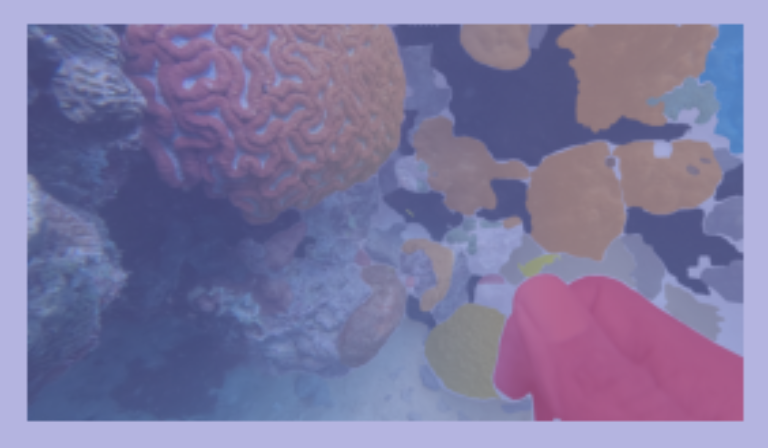
#> input picture reports/seg_real.png, 768 x 448 px; its folder holds only this picture in this run
$ python uw_enhance.py --src ../reports/seg_real.png --image ../reports/seg_real.png
#> lines starting #> are read from the running program, lines starting #| are printed output that depends on the picture
"""
水下图像色彩还原前端（对应项目简介里的「CNN 增强修正色偏」）
================================================================
动机：降质鲁棒性实验发现，Coralscapes 分割模型在 15m 浑浊水下
      活珊瑚估计从 39.7% 崩到 0%（全部判为底质）。
      原因是红光/绿光被海水强烈吸收，图像退化为近单色蓝，模型失效。

本模块提供一个**零训练、可解释**的色彩还原前端，用经典水下图像复原方法：

  1. 红通道补偿 (Galdran et al. 2015)
        R' = R + (mean(G) - mean(R)) · (1 - R) · G
  2. 灰度世界白平衡（去除蓝绿偏）
  3. 逐通道百分位拉伸（恢复对比度）
  4. 可选 CLAHE 局部对比度增强

用法（作为模块）：
    from uw_enhance import enhance
    img2 = enhance(img)

用法（命令行对比）：
    python uw_enhance.py --src data/degraded/L3_far --dst data/enhanced/L3_far
    python uw_enhance.py --image a.jpg --out b.jpg
"""
import argparse
from pathlib import Path

import numpy as np
from PIL import Image

ROOT = Path(__file__).resolve().parent.parent


def _red_compensate(arr: np.ndarray) -> np.ndarray:
    """Galdran 红通道补偿：用 G 的均值补回 R 的缺失。"""
    r, g, b = arr[..., 0], arr[..., 1], arr[..., 2]
    delta = max(0.0, float(g.mean() - r.mean()))
    r2 = r + delta * (1.0 - r) * g
    return np.clip(np.stack([r2, g, b], axis=-1), 0, 1)


def _gray_world(arr: np.ndarray) -> np.ndarray:
    means = arr.reshape(-1, 3).mean(axis=0)
    target = float(means.mean())
    gain = target / np.maximum(means, 1e-6)
    # 限制增益幅度，避免过度校正
    gain = np.clip(gain, 0.6, 2.2)
    return np.clip(arr * gain[None, None, :], 0, 1)


def _stretch(arr: np.ndarray, lo=1.0, hi=99.0) -> np.ndarray:
    out = np.empty_like(arr)
    for c in range(3):
        ch = arr[..., c]
        a, b = np.percentile(ch, lo), np.percentile(ch, hi)
        if b - a < 1e-6:
            out[..., c] = ch
        else:
            out[..., c] = np.clip((ch - a) / (b - a), 0, 1)
    return out


def _clahe_like(arr: np.ndarray, grid=8, clip=2.0) -> np.ndarray:
    """简化的分块直方图均衡（近似 CLAHE，无需 cv2）。"""
    h, w, _ = arr.shape
    gh, gw = max(1, h // grid), max(1, w // grid)
    out = arr.copy()
    for c in range(3):
        ch = out[..., c]
        for y in range(0, h, gh):
            for x in range(0, w, gw):
                blk = ch[y:y + gh, x:x + gw]
                if blk.size < 16:
                    continue
                hist, _ = np.histogram(blk, bins=64, range=(0, 1))
                # 直方图裁剪
                excess = np.maximum(hist - clip * blk.size / 64, 0).sum()
                hist = np.minimum(hist, clip * blk.size / 64) + excess / 64
                cdf = np.cumsum(hist) / hist.sum()
                out[y:y + gh, x:x + gw, c] = np.interp(blk, np.linspace(0, 1, 64), cdf)
    return np.clip(out, 0, 1)


def enhance(img: Image.Image, clahe=True, verbose=False) -> Image.Image:
    """完整色彩还原流程。输入/输出均为 PIL Image。"""
    arr = np.asarray(img.convert("RGB")).astype(np.float32) / 255.0
    before = arr.reshape(-1, 3).mean(axis=0)
    arr = _red_compensate(arr)
    arr = _gray_world(arr)
    arr = _stretch(arr)
    if clahe:
        arr = _clahe_like(arr)
    if verbose:
        after = arr.reshape(-1, 3).mean(axis=0)
        print(f"    通道均值 R/G/B: {before[0]:.3f}/{before[1]:.3f}/{before[2]:.3f}"
              f"  →  {after[0]:.3f}/{after[1]:.3f}/{after[2]:.3f}")
    return Image.fromarray((arr * 255).astype(np.uint8))


def main():
    ap = argparse.ArgumentParser()
    ap.add_argument("--src")
    ap.add_argument("--dst")
    ap.add_argument("--image")
    ap.add_argument("--out")
    ap.add_argument("--no-clahe", action="store_true")
    args = ap.parse_args()

    if args.image:
        img = Image.open(args.image)
#> img is the input picture: PIL image 768x448 RGB; mean R, G, B 126.8, 120.9, 160.2
        out = enhance(img, clahe=not args.no_clahe, verbose=True)
#> in enhance, `before = arr.reshape(-1, 3).mean(axis=0)`: before = [0.497, 0.474, 0.628]
#> in _red_compensate, `r, g, b = arr[..., 0], arr[..., 1], arr[..., 2]`:
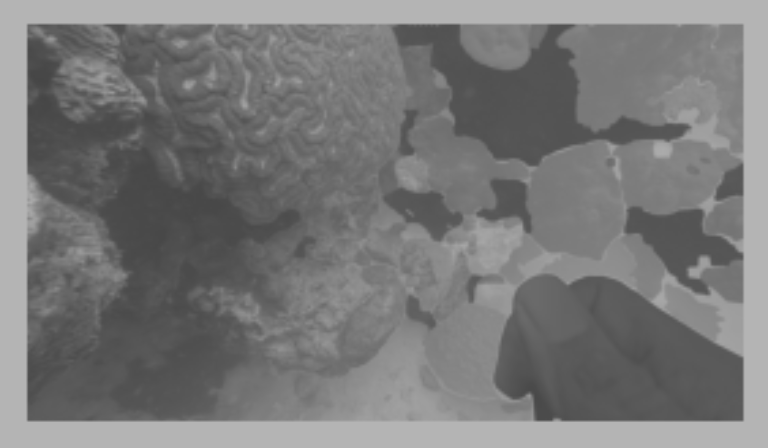
#> g: shape (448, 768) float32; min 0.275, max 0.706, mean 0.474
#> in _red_compensate, `r, g, b = arr[..., 0], arr[..., 1], arr[..., 2]`:
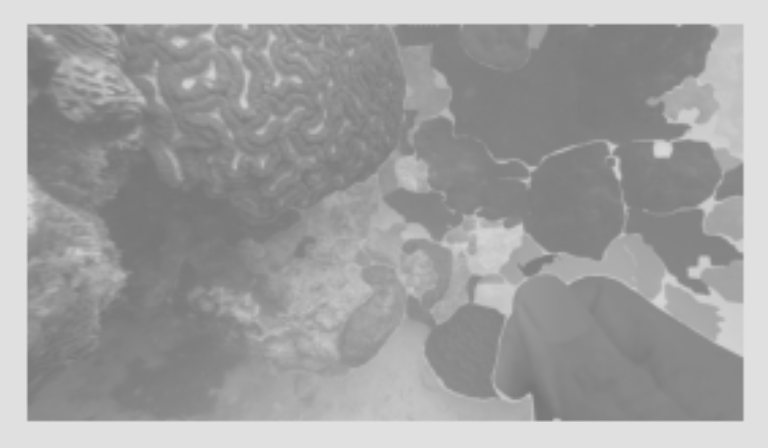
#> b: shape (448, 768) float32; min 0.459, max 0.878, mean 0.628
#> in _red_compensate, `delta = max(0.0, float(g.mean() - r.mean()))`: delta = 0
#> in _gray_world, `means = arr.reshape(-1, 3).mean(axis=0)`: means = [0.497, 0.474, 0.628]
#> in _gray_world, `target = float(means.mean())`: target = 0.533
#> in _gray_world, `gain = target / np.maximum(means, 1e-6)`: gain = [1.07, 1.12, 0.849]
#> in _gray_world, `return np.clip(arr * gain[None, None, :], 0, 1)`:
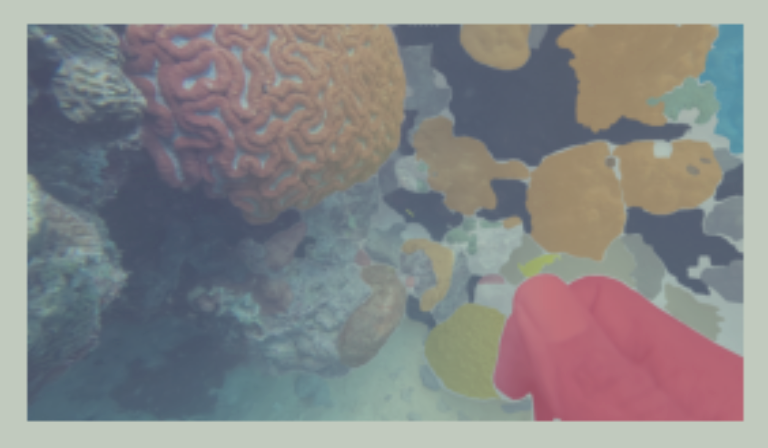
#> returned value: shape (448, 768, 3) float32; mean of channels 0, 1, 2 0.533, 0.533, 0.533; drawn as R, G, B
#> the loop in _stretch, `for c in range(3):` made 3 passes
#> (a, b) on passes 1 to 3: (0.29, 0.757), (0.322, 0.794), (0.403, 0.746)
#> after the loop in _stretch, `for c in range(3):`:
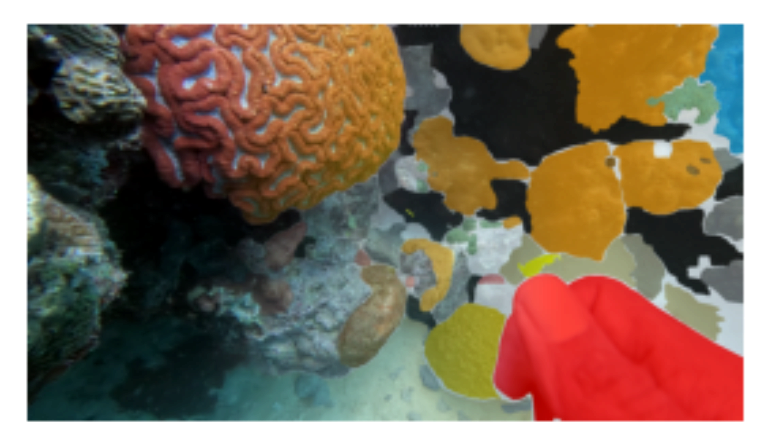
#> out: shape (448, 768, 3) float32; mean R, G, B 0.52, 0.448, 0.38
#> the loop in _clahe_like, `for c in range(3):` made 3 passes
#> pass 1, in _clahe_like, `ch = out[..., c]`:
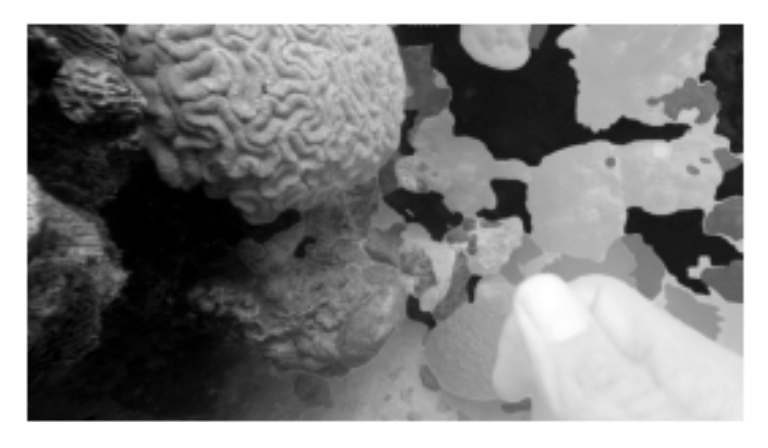
#> ch: shape (448, 768) float32; min 0, max 1, mean 0.52
#> after the loop in _clahe_like, `for c in range(3):`:
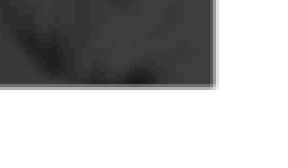
#> blk: shape (56, 96) float32 (shown 3 times larger); min 0.0904, max 1, mean 0.696
#> after the loop in _clahe_like, `for c in range(3):`:
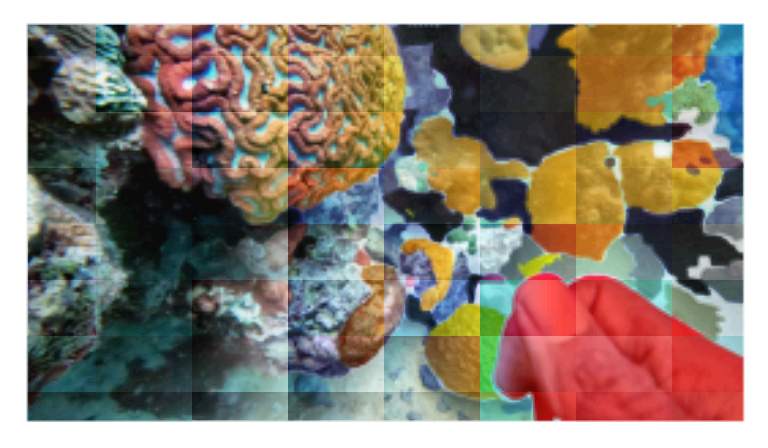
#> out: shape (448, 768, 3) float32; mean R, G, B 0.556, 0.509, 0.462
#> in enhance, `after = arr.reshape(-1, 3).mean(axis=0)`: after = [0.556, 0.509, 0.462]
#|     通道均值 R/G/B: 0.497/0.474/0.628  →  0.556/0.509/0.462
        p = Path(args.out) if args.out else (ROOT / "reports" / "enhanced_demo.jpg")
        out.save(p, quality=95)
        print(f"  → {p}")
        return

    src = Path(args.src)
    if not src.is_absolute():
        src = ROOT / src
    dst = Path(args.dst)
    if not dst.is_absolute():
        dst = ROOT / dst
    dst.mkdir(parents=True, exist_ok=True)
    IMG = {".jpg", ".jpeg", ".png"}
    files = sorted(f for f in src.rglob("*") if f.suffix.lower() in IMG)
    for i, f in enumerate(files):
        try:
            enhance(Image.open(f), clahe=not args.no_clahe).save(dst / f"{f.stem}.jpg", quality=95)
        except Exception as e:
            print(f"  [跳过] {f.name}: {type(e).__name__}")
    print(f"增强完成: {src} → {dst}  ({len(list(dst.glob('*.jpg')))} 张)")


if __name__ == "__main__":
    main()

$ run again, on ai-service/data/corals/img_cache/species-acropora-humilis.jpg
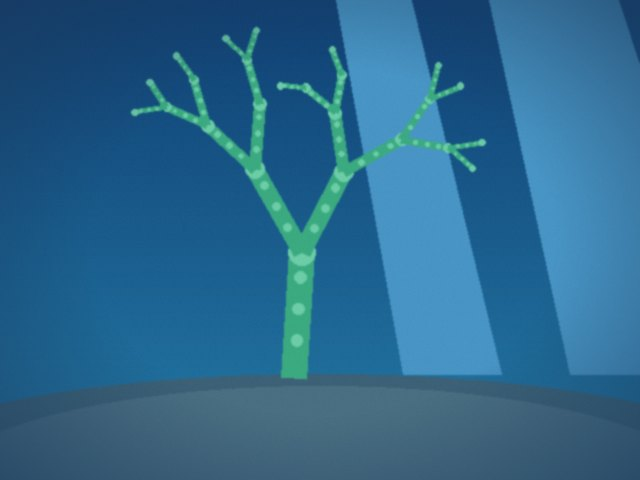
#> input picture ai-service/data/corals/img_cache/species-acropora-humilis.jpg, 640 x 480 px
#> in main, img is the input picture: PIL image 640x480 RGB; mean R, G, B 43.4, 103.3, 141.4
#> before = [0.17, 0.405, 0.555]
#> delta = 0.235
#> means = [0.247, 0.405, 0.555]
#> target = 0.402
#> gain = [1.63, 0.993, 0.725]
#> the loop in _stretch, `for c in range(3):` made 3 passes
#> (a, b) on passes 1 to 3: (0.207, 0.711), (0.242, 0.705), (0.299, 0.563)
#> pass 1, in _stretch, `ch = arr[..., c]`:
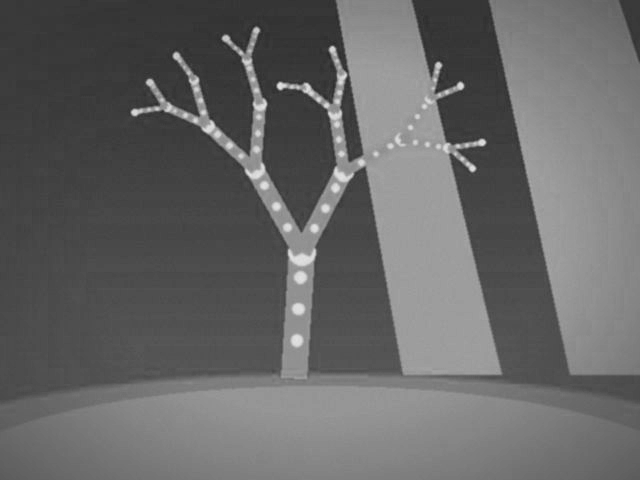
#> ch: shape (480, 640) float32; min 0.148, max 0.897, mean 0.403
#> after the loop in _clahe_like, `for c in range(3):`:
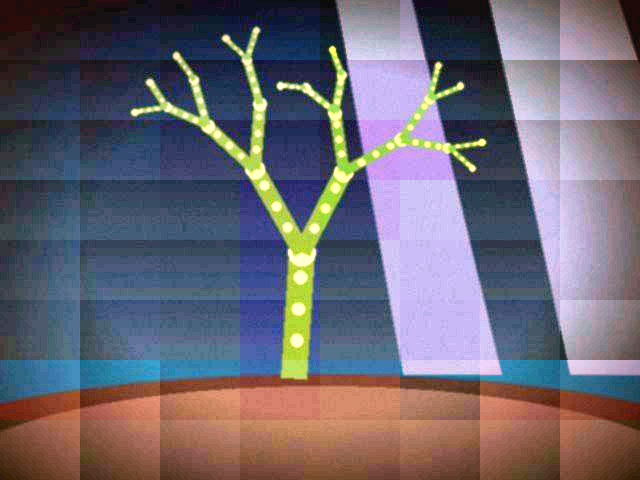
#> out: shape (480, 640, 3) float32; mean R, G, B 0.424, 0.404, 0.45
#> after = [0.424, 0.404, 0.45]
#|     通道均值 R/G/B: 0.170/0.405/0.555  →  0.424/0.404/0.450

$ run again, on ai-service/data/corals/img_cache/species-acropora-hyacinthus.jpg
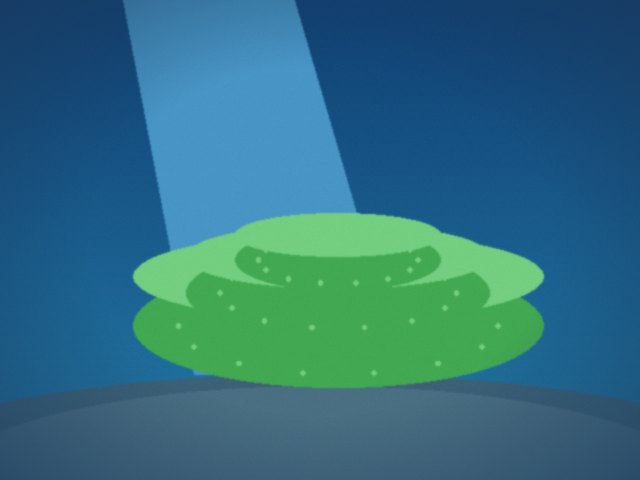
#> input picture ai-service/data/corals/img_cache/species-acropora-hyacinthus.jpg, 640 x 480 px
#> in main, img is the input picture: PIL image 640x480 RGB; mean R, G, B 47.5, 110.4, 128.1
#> before = [0.186, 0.433, 0.502]
#> delta = 0.246
#> means = [0.27, 0.433, 0.502]
#> target = 0.402
#> gain = [1.49, 0.928, 0.799]
#> the loop in _stretch, `for c in range(3):` made 3 passes
#> (a, b) on passes 1 to 3: (0.195, 0.84), (0.226, 0.753), (0.254, 0.618)
#> pass 1, in _stretch, `ch = arr[..., c]`:
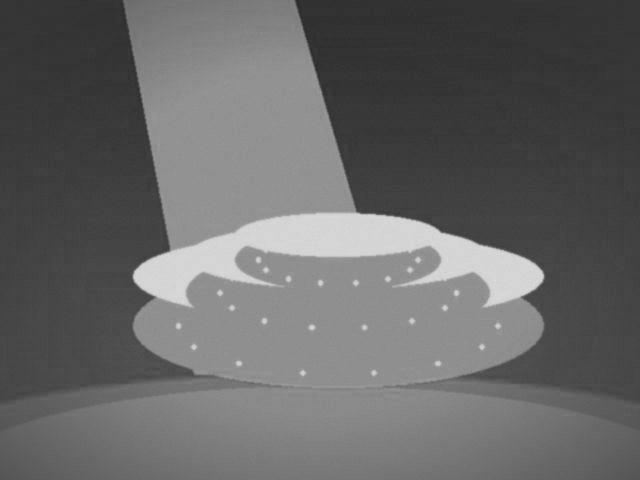
#> ch: shape (480, 640) float32; min 0.15, max 0.872, mean 0.402
#> after the loop in _clahe_like, `for c in range(3):`:
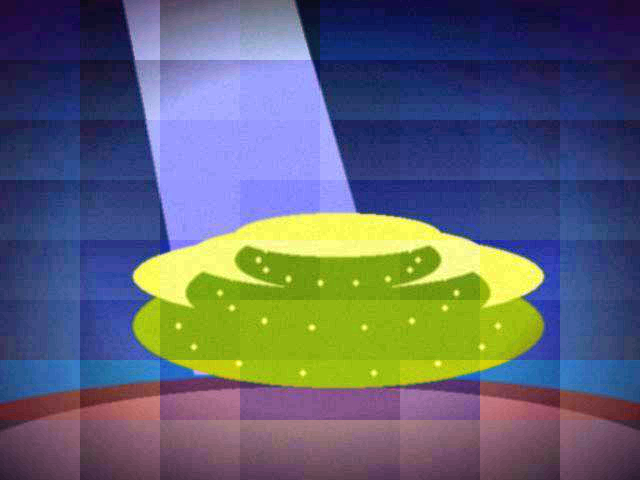
#> out: shape (480, 640, 3) float32; mean R, G, B 0.373, 0.391, 0.452
#> after = [0.373, 0.391, 0.452]
#|     通道均值 R/G/B: 0.186/0.433/0.502  →  0.373/0.391/0.452
